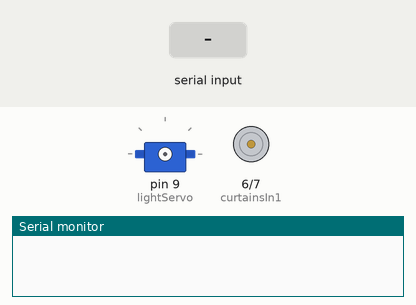
The sketch below on a simulated Arduino Uno, built with avr-gcc and run on an emulated ATmega328P. Parts: servo, motor-driver pin pairs drawn as motors (green arrow = first pin HIGH = forward, orange = second pin HIGH = backward, longer = more drive, scaled by the enable pin), the last lines printed to the serial monitor. The inputs (shaded band) are chosen by the test bench.

Above: at 1.2 s.
1.3 s: "1" received over Serial
At 1.7 s:
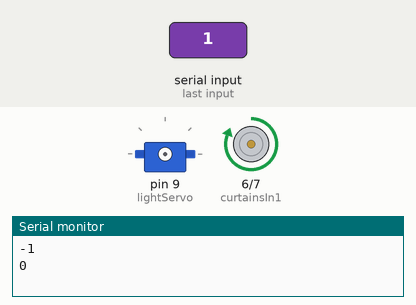
2.8 s: byte 255 (255) received over Serial
At 3.4 s:
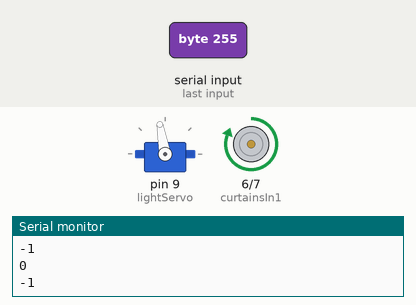
4.3 s: byte 253 (253) received over Serial
At 5.2 s:
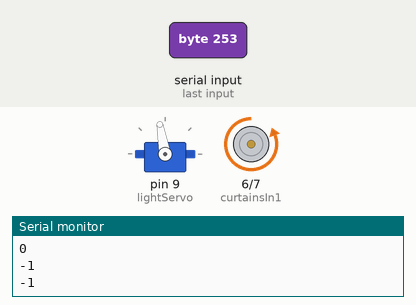
Timing chart, 0 to 14.3 s (numbered marks = the images above; inputs shaded):
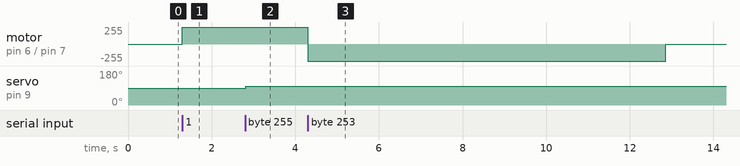

Measured:
- after the input at 1.3 s, motor on pin 6 (curtainsIn1) / pin 7 (curtainsIn2): stopped → forward 255/255 at once
- after the input at 2.8 s, servo on pin 9 (lightServo): 90° → 100° at once
- after the input at 4.3 s, motor on pin 6 (curtainsIn1) / pin 7 (curtainsIn2): forward 255/255 → backward 255/255 at once, → stopped 8.6 s later

The sketch:

Bluetooth_Light_Switch.ino
```cpp
#include <Servo.h>

Servo lightServo;
int curtainsEn = 10;
int curtainsIn1 = 6;
int curtainsIn2 = 7;
bool lightIsOn;
int val;

void setup()
{
  Serial.begin(9600);
  lightIsOn = true;
  pinMode(curtainsEn, OUTPUT);
  pinMode(curtainsIn1, OUTPUT);
  pinMode(curtainsIn2, OUTPUT);
}

void loop()
{
  while (!Serial.available());
  int info = Serial.read();
  Serial.println(Serial.read());
  if(info == 255 && lightIsOn==true)
  {
    lightServo.attach(9);
    delay(15);
    lightServo.write(100);
    delay(430);
    lightServo.detach();
    lightIsOn = !lightIsOn;
  }
  else if(info == 255 && lightIsOn==false)
  {
    lightServo.attach(9);
    delay(15);
    lightServo.write(0);
    delay(430);
    lightServo.detach();
    lightIsOn = !lightIsOn;
  }
  else if(info == 254)
  {
      digitalWrite(curtainsIn1, HIGH);
      digitalWrite(curtainsIn2, LOW);
      analogWrite(curtainsEn, 255);
      delay(11000);
      digitalWrite(curtainsIn1, LOW);
      digitalWrite(curtainsIn2, LOW);
  }
  else if(info ==253)
  {
      digitalWrite(curtainsIn1, LOW);
      digitalWrite(curtainsIn2, HIGH);
      analogWrite(curtainsEn, 255);
      delay(8560);
      digitalWrite(curtainsIn1, LOW);
      digitalWrite(curtainsIn2, LOW);
  }
  else
  {
    val = map(info, 0, 252, 0, 3);
    Serial.println(val);
    if(val == 0){
      digitalWrite(curtainsIn1, HIGH);
      digitalWrite(curtainsIn2, LOW);
    }
    else if(val ==1){
      digitalWrite(curtainsIn1, LOW);
      digitalWrite(curtainsIn2, LOW);
    }
    else if(val ==2){
      digitalWrite(curtainsIn1, LOW);
      digitalWrite(curtainsIn2, HIGH);
    }
    analogWrite(curtainsEn, 255);
  }

}
```
